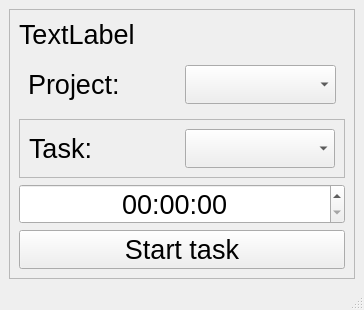
<?xml version="1.0" encoding="UTF-8"?>
<ui version="4.0">
 <class>MainWindow</class>
 <widget class="QMainWindow" name="MainWindow">
  <property name="geometry">
   <rect>
    <x>0</x>
    <y>0</y>
    <width>364</width>
    <height>310</height>
   </rect>
  </property>
  <property name="windowTitle">
   <string>MainWindow</string>
  </property>
  <widget class="QWidget" name="centralwidget">
   <layout class="QVBoxLayout" name="verticalLayout_2">
    <item>
     <widget class="QFrame" name="frame_3">
      <property name="frameShape">
       <enum>QFrame::StyledPanel</enum>
      </property>
      <property name="frameShadow">
       <enum>QFrame::Plain</enum>
      </property>
      <layout class="QVBoxLayout" name="verticalLayout">
       <item>
        <widget class="QLabel" name="label">
         <property name="font">
          <font>
           <pointsize>20</pointsize>
          </font>
         </property>
         <property name="text">
          <string>TextLabel</string>
         </property>
        </widget>
       </item>
       <item>
        <widget class="QFrame" name="frame">
         <property name="frameShape">
          <enum>QFrame::NoFrame</enum>
         </property>
         <property name="frameShadow">
          <enum>QFrame::Plain</enum>
         </property>
         <layout class="QHBoxLayout" name="horizontalLayout">
          <item>
           <widget class="QLabel" name="label_2">
            <property name="font">
             <font>
              <pointsize>20</pointsize>
             </font>
            </property>
            <property name="text">
             <string>Project:</string>
            </property>
           </widget>
          </item>
          <item>
           <widget class="QComboBox" name="comboBox_2">
            <property name="minimumSize">
             <size>
              <width>0</width>
              <height>0</height>
             </size>
            </property>
            <property name="font">
             <font>
              <pointsize>20</pointsize>
             </font>
            </property>
           </widget>
          </item>
         </layout>
        </widget>
       </item>
       <item>
        <widget class="QFrame" name="frame_2">
         <property name="frameShape">
          <enum>QFrame::StyledPanel</enum>
         </property>
         <property name="frameShadow">
          <enum>QFrame::Raised</enum>
         </property>
         <layout class="QHBoxLayout" name="horizontalLayout_2">
          <item>
           <widget class="QLabel" name="label_3">
            <property name="font">
             <font>
              <pointsize>20</pointsize>
             </font>
            </property>
            <property name="text">
             <string>Task:</string>
            </property>
           </widget>
          </item>
          <item>
           <widget class="QComboBox" name="comboBox_3">
            <property name="minimumSize">
             <size>
              <width>0</width>
              <height>0</height>
             </size>
            </property>
            <property name="font">
             <font>
              <pointsize>20</pointsize>
             </font>
            </property>
           </widget>
          </item>
         </layout>
        </widget>
       </item>
       <item>
        <widget class="QTimeEdit" name="timeEdit">
         <property name="font">
          <font>
           <pointsize>20</pointsize>
          </font>
         </property>
         <property name="layoutDirection">
          <enum>Qt::LeftToRight</enum>
         </property>
         <property name="alignment">
          <set>Qt::AlignCenter</set>
         </property>
        </widget>
       </item>
       <item>
        <widget class="QPushButton" name="pushButton">
         <property name="font">
          <font>
           <pointsize>20</pointsize>
          </font>
         </property>
         <property name="text">
          <string>Start task</string>
         </property>
        </widget>
       </item>
      </layout>
     </widget>
    </item>
   </layout>
  </widget>
  <widget class="QStatusBar" name="statusbar"/>
 </widget>
 <resources/>
 <connections/>
</ui>
